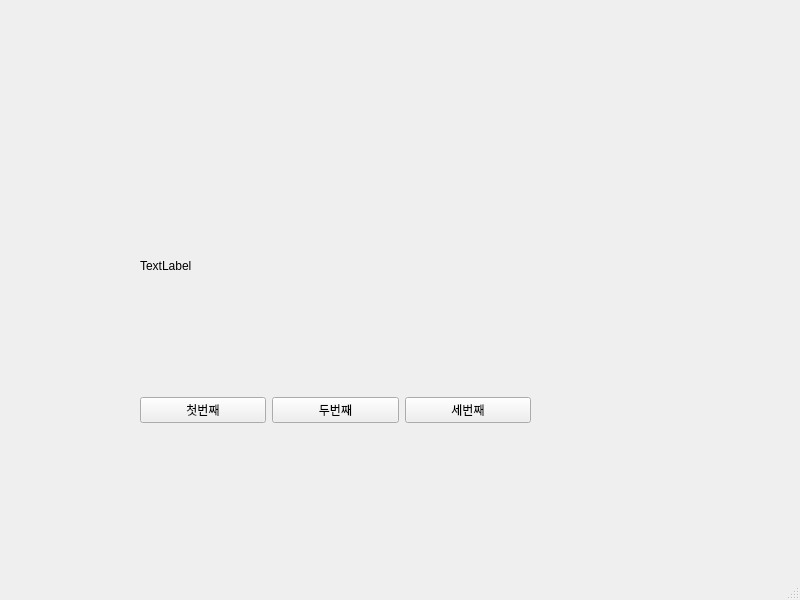
<?xml version="1.0" encoding="UTF-8"?>
<ui version="4.0">
 <class>MainWindow</class>
 <widget class="QMainWindow" name="MainWindow">
  <property name="geometry">
   <rect>
    <x>0</x>
    <y>0</y>
    <width>800</width>
    <height>600</height>
   </rect>
  </property>
  <property name="windowTitle">
   <string>MainWindow</string>
  </property>
  <widget class="QWidget" name="centralwidget">
   <widget class="QWidget" name="widget" native="true">
    <property name="geometry">
     <rect>
      <x>140</x>
      <y>370</y>
      <width>391</width>
      <height>80</height>
     </rect>
    </property>
    <widget class="QWidget" name="horizontalLayoutWidget">
     <property name="geometry">
      <rect>
       <x>0</x>
       <y>0</y>
       <width>391</width>
       <height>80</height>
      </rect>
     </property>
     <layout class="QHBoxLayout" name="horizontalLayout">
      <item>
       <widget class="QPushButton" name="pushButton_2">
        <property name="text">
         <string>첫번째</string>
        </property>
       </widget>
      </item>
      <item>
       <widget class="QPushButton" name="pushButton">
        <property name="text">
         <string>두번째</string>
        </property>
       </widget>
      </item>
      <item>
       <widget class="QPushButton" name="pushButton_3">
        <property name="text">
         <string>세번째</string>
        </property>
       </widget>
      </item>
     </layout>
    </widget>
   </widget>
   <widget class="QLabel" name="label">
    <property name="geometry">
     <rect>
      <x>140</x>
      <y>230</y>
      <width>411</width>
      <height>71</height>
     </rect>
    </property>
    <property name="text">
     <string>TextLabel</string>
    </property>
   </widget>
  </widget>
  <widget class="QMenuBar" name="menubar">
   <property name="geometry">
    <rect>
     <x>0</x>
     <y>0</y>
     <width>800</width>
     <height>22</height>
    </rect>
   </property>
  </widget>
  <widget class="QStatusBar" name="statusbar"/>
 </widget>
 <resources/>
 <connections>
  <connection>
   <sender>pushButton_2</sender>
   <signal>clicked()</signal>
   <receiver>MainWindow</receiver>
   <slot>firstClick()</slot>
   <hints>
    <hint type="sourcelabel">
     <x>211</x>
     <y>435</y>
    </hint>
    <hint type="destinationlabel">
     <x>275</x>
     <y>523</y>
    </hint>
   </hints>
  </connection>
  <connection>
   <sender>pushButton</sender>
   <signal>clicked()</signal>
   <receiver>MainWindow</receiver>
   <slot>secondClick()</slot>
   <hints>
    <hint type="sourcelabel">
     <x>336</x>
     <y>439</y>
    </hint>
    <hint type="destinationlabel">
     <x>401</x>
     <y>524</y>
    </hint>
   </hints>
  </connection>
  <connection>
   <sender>pushButton_3</sender>
   <signal>clicked()</signal>
   <receiver>MainWindow</receiver>
   <slot>thirdClick()</slot>
   <hints>
    <hint type="sourcelabel">
     <x>461</x>
     <y>434</y>
    </hint>
    <hint type="destinationlabel">
     <x>549</x>
     <y>527</y>
    </hint>
   </hints>
  </connection>
 </connections>
 <slots>
  <slot>firstClick()</slot>
  <slot>secondClick()</slot>
  <slot>thirdClick()</slot>
 </slots>
</ui>
